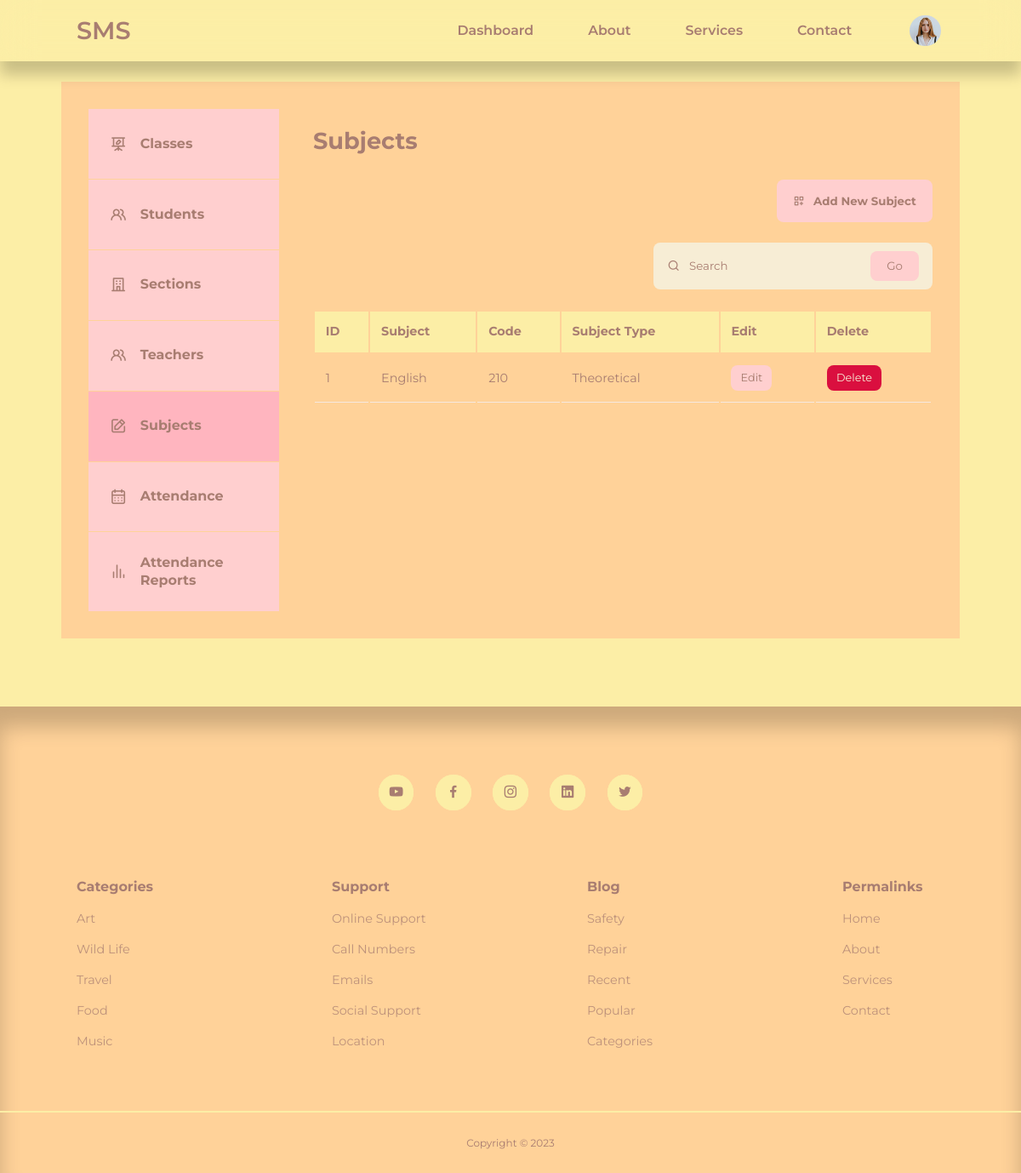
Page /admin/subjects.php (signed in) on the committed database.
### tables this page shows
CREATE TABLE `sms_user` (
  `id` int(11) UNSIGNED NOT NULL,
  `firstname` varchar(50) NOT NULL,
  `lastname` varchar(50) NOT NULL,
  `username` varchar(50) NOT NULL,
  `email` varchar(100) NOT NULL,
  `password` varchar(255) NOT NULL,
  `avatar` varchar(255) NOT NULL,
  `is_admin` tinyint(1) NOT NULL
);

CREATE TABLE `sms_subjects` (
  `subject_id` int(11) UNSIGNED NOT NULL,
  `subject` varchar(255) NOT NULL,
  `type` varchar(255) NOT NULL,
  `code` int(11) NOT NULL
);

### admin/partials/header.php (called while the page is built, shortened)
<?php
require '../partials/header.php';

### admin/subjects.php (the view, shortened to what this page needs)
<?php
include 'partials/header.php';
$query = "SELECT * FROM sms_subjects ORDER BY subject_id";
$subjects = mysqli_query($connection, $query);
?>
<section class="dashboard">
    <div class="container dashboard__container">
        <aside>
            <ul>
				<li><a href="classes.php"><i class="uil uil-presentation-edit"></i>
                    <h5>Classes</h5>
                </a></li>
                <li><a href="students.php"><i class="uil uil-users-alt"></i>
                    <h5>Students</h5>
                </a></li>
                <li><a href="sections.php"><i class="uil uil-building"></i>
                    <h5>Sections</h5>
                </a></li>
                <li><a href="teachers.php"><i class="uil uil-users-alt"></i>
                    <h5>Teachers</h5>
                </a></li>
                <li><a href="subjects.php" class="active"><i class="uil uil-edit"></i>
                    <h5>Subjects</h5>
                </a></li>
                <li><a href="attendance.php"><i class="uil uil-calendar-alt"></i>
                    <h5>Attendance</h5>
                </a></li>
                <?php if(isset($_SESSION['user_is_admin'])): ?>
                <li><a href="attendance-reports.php"><i class="uil uil-analytics"></i>
                    <h5>Attendance Reports</h5>
                </a></li>
                <?php endif ?>
            </ul>
        </aside>
        <main>
            <h2>Subjects</h2>
            <div class="utilities-container">
                <p>
                    <?php if(isset($_SESSION['user_is_admin'])): ?>
                    <button name="student-pop-up" class="btnLogin-popup"><i class="uil uil-create-dashboard"></i>Add New Subject</button>
                    <?php endif ?>
                    <form class="search__bar-container" action="<?= ROOT_URL ?>admin/subject-search-logic.php" method="GET">
                    <div class="search-bar">
                        <i class="uil uil-search"></i>
                        <input type="search" name="subject-search" placeholder="Search">
                    </div>
                    <button type="submit" name="submit" class="btn">Go</button>
                    </form>
                </p>
            </div>
            <?php if(mysqli_num_rows($subjects) > 0) : ?>
            <table>
                <thead>
                    <tr>
                        <th>ID</th>
						<th>Subject</th>
						<th>Code</th>
                        <th>Subject Type</th>
                        <?php if(isset($_SESSION['user_is_admin'])): ?>
						<th>Edit</th>
                        <th>Delete</th>
                        <?php endif ?>
                    </tr>
                </thead>
                <tbody>
                    <?php while($subject = mysqli_fetch_assoc($subjects)) : ?>
                    <tr>
                        <td><?= $subject['subject_id'] ?></td>
						<td><?= $subject['subject'] ?></td>
                        <td><?= $subject['code'] ?></td>
                        <td><?= $subject['type'] ?></td>
                        <?php if(isset($_SESSION['user_is_admin'])): ?>
                        <td><a href="<?= ROOT_URL ?>admin/edit-subject.php?id=<?= $subject['subject_id']?>" class="btn sm">Edit</a></td>
                        <td><a href="<?= ROOT_URL ?>admin/delete-subject.php?id=<?= $subject['subject_id']?>" class="btn sm danger">Delete</a></td>
                        <?php endif ?>
                    </tr>
                    <?php endwhile ?>
                </tbody>
            </table>
            <?php else : ?>
                <div class="alert__message error"><?= "No subject found." ?></div>
                <?php endif ?>
        </main>
    </div>
</section>
<?php
include '../partials/footer.php';
?>

### partials/header.php (shortened to what this page needs)
<?php
require 'config/database.php';
if(isset($_SESSION['user-id'])) {
    $id = filter_var($_SESSION['user-id'], FILTER_SANITIZE_NUMBER_INT);
    $query = "SELECT avatar FROM sms_user WHERE id = $id";
    $result = mysqli_query($connection, $query);
    $avatar = mysqli_fetch_assoc($result);
}
?>
<!DOCTYPE html>
<html lang=""en>
    <head>
        <link rel="stylesheet" href="<?= ROOT_URL ?>/css/style.css?v=<?php echo time(); ?>">
        <link rel="stylesheet" href="https://unicons.iconscout.com/release/v4.0.0/css/line.css">
    </head>
    <body>
        <nav>
            <div class="container nav__container">
                <a href="<?= ROOT_URL ?>" class="nav__logo">SMS</a>
                <ul class="nav__items">
                    <li><a href="<?= ROOT_URL ?>admin/students.php">Dashboard</a></li>
                    <li><a href="<?= ROOT_URL ?>about.php">About</a></li>
                    <li><a href="<?= ROOT_URL ?>services.php">Services</a></li>
                    <li><a href="<?= ROOT_URL ?>contact.php">Contact</a></li>
                    <?php if(isset($_SESSION['user-id'])): ?>
                    <li class="nav__profile">
                        <div class="avatar">
                           <img src="<?= ROOT_URL . 'images/' . $avatar['avatar'] ?>">
                        </div>
                    </li>
                    <?php else : ?>
                    <li><a href="<?= ROOT_URL ?>signin.php">Sign In</a></li>
                    <?php endif ?>
                </ul>
            </div>
        </nav>

### rows in the picture
sms_user: avatar (picture)
sms_subjects: subject_id "1", subject "English", code "210", type "Theoretical"
